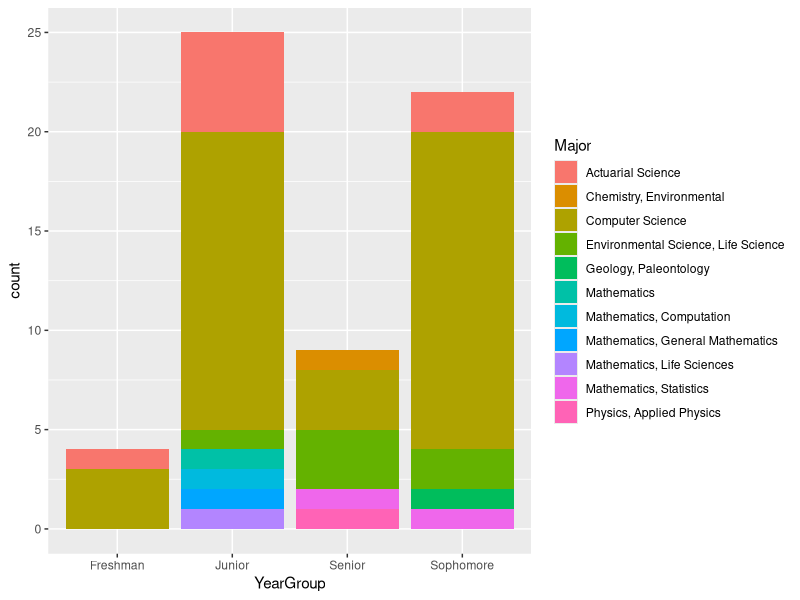

The R script that drew this image:
## ---- chunk 1
cd <- read.csv("./class3850F23.csv")
head(cd)
library(tidyverse)
ggplot(data = cd, aes(x = YearGroup, fill = Major)) + 
  geom_bar()
## ---- chunk 2
ms <- cd %>% 
  filter(Major == "Mathematics"| Major == "Mathematics, Computation" | Major == "Mathematics, General Mathematics" | Major == "Mathematics, Life Sciences" | Major == "Mathematics, Statistics")
ms

